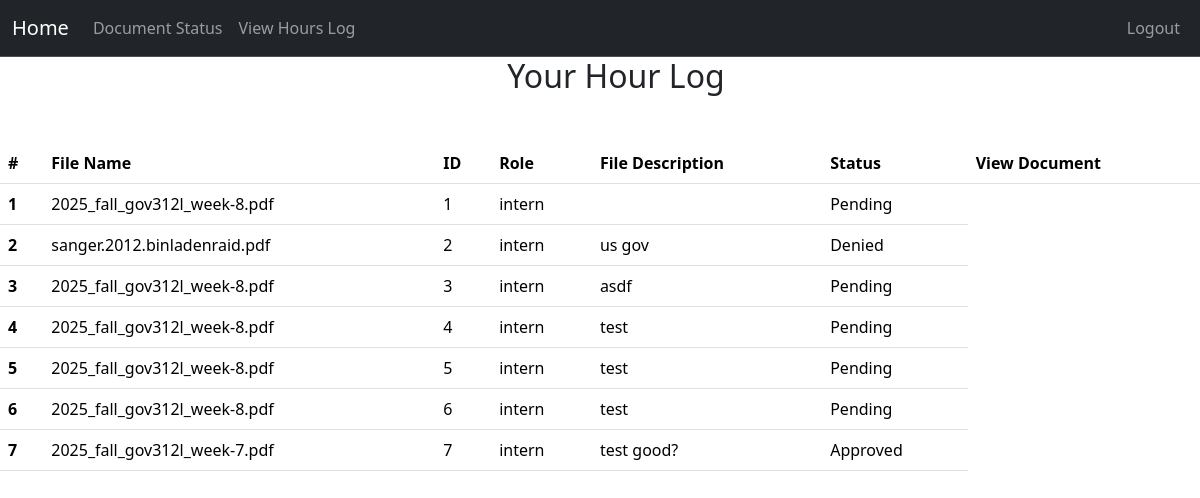
The app's page /specific/log/document (signed in), older data.
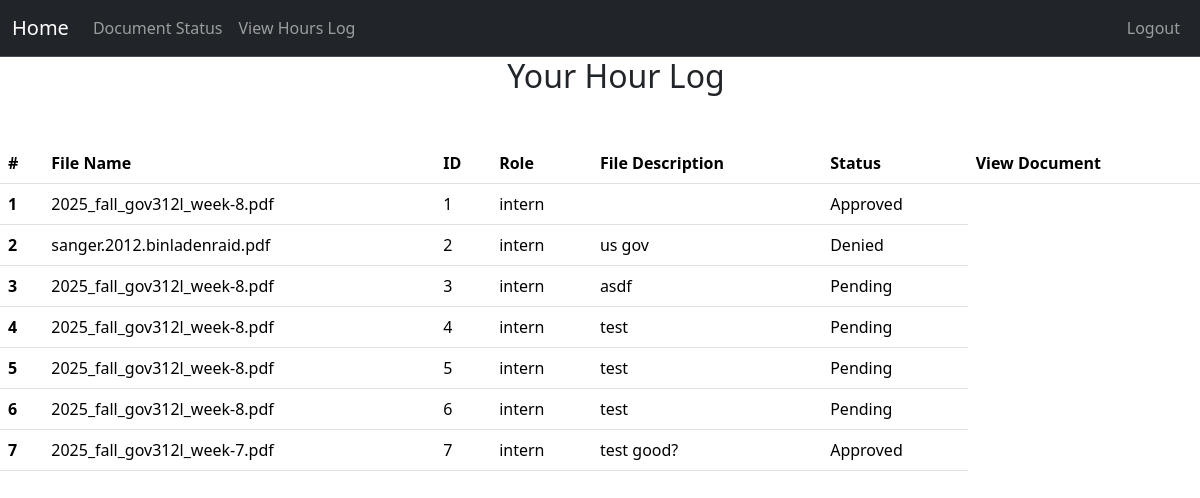
The same page, newer data.
### project/models.py (models this page shows, shortened)
class Document(db.Model):
    __tablename__ = 'documents'
    id: Mapped[int] = mapped_column(primary_key=True)
    filename: Mapped[str] = mapped_column()
    doctype: Mapped[str] = mapped_column()
    status: Mapped[str] = mapped_column(default=("Pending"))  # "pending", "approved", "denied"
    description: Mapped[str] = mapped_column(default="No description provided")
    user: Mapped["User"] = relationship("User", back_populates="documents")
    user_id: Mapped[int] = mapped_column(db.ForeignKey('users.id'), name="fk_documents_user_id")

class User(db.Model, UserMixin):
    __tablename__ = 'users'
    id: Mapped[int] = mapped_column(primary_key=True)
    name: Mapped[str] = mapped_column()
    email: Mapped[str] = mapped_column(unique=True)
    password_hash: Mapped[str] = mapped_column(db.String(128))
    role: Mapped[str] = mapped_column(default="user")  # "user", "volunteer", " intern", "board"
    hours: Mapped[List["Hours"]] = relationship("Hours", back_populates="user", cascade="all, delete-orphan")
    documents: Mapped[List["Document"]] = relationship("Document", back_populates="user", cascade="all, delete-orphan")

### app.py (the view, shortened to what this page needs)
@app.route("/specific/log/document", methods=["GET", "POST"])
@login_required
@permission_required('volunteer')
def specific_log_document():
    user_id = request.args.get('user_id') or request.form.get('user_id')
    return render_template('specific_user_document.html', user=current_user)

### project/models.py (called while the page is built)
@login_manager.user_loader
def load_user(user_id):
    return User.query.get(user_id)

### project/templates/specific_user_document.html (shortened to what this page needs)
{% extends "base.html" %}
{% block content %}
<table class="table table-hover">
    <thead class = "thead-light">
    <tr>
        <th scope="col">#</th>
        <th scope="col">File Name</th>
        <th scope="col">ID</th>
        <th scope="col">Role</th>
        <th scope="col">File Description</th>
        <th scope="col">Status</th>
        <th scope="col">View Document</th>
    </tr>
    </thead>
    <ol>
        {% if current_user.role != "admin" and current_user.role != "board" %}
            <div class="username-header">
                <h2>Your Hour Log</h2>
            </div>
            <br>
            <tbody>
                {% for doc in current_user.documents %}
                    {% set log_num = loop.index %}
                    <tr>
                        <th scope="row">{{log_num}}</th>
                        <td>{{doc.filename}}</td>
                        <td>{{doc.id}}</td>
                        <td>{{current_user.role}}</td>
                        <td>{{doc.description}}</td>
                        <td>{{doc.status}}</td>
                    </tr>
                {% endfor %}
            </tbody>
            </table>
        {% endif %}
{% endblock %}

### project/templates/base.html (shortened to what this page needs)
<!DOCTYPE html>
<html>
  <head>
    <link href="https://cdn.jsdelivr.net/npm/bootstrap@5.3.8/dist/css/bootstrap.min.css" rel="stylesheet">
  </head>
  <body>
    <nav class="navbar navbar-expand bg-dark border-bottom border-body" data-bs-theme="dark">
      <div class="container-fluid d-flex">
        <a class="navbar-brand"
            href="{% if current_user.is_authenticated and current_user.role == 'admin' %}
              {{ url_for('admin_dashboard') }}
            {% elif current_user.is_authenticated and current_user.role == 'board' %}
              {{ url_for('board_dashboard') }}
            {% elif current_user.is_authenticated and current_user.role == 'volunteer' %}
                {{ url_for('volunteer_dashboard') }}
            {% elif current_user.is_authenticated and current_user.role == 'intern' %}
                {{ url_for('intern_dashboard') }}
            {% else %}
              {{ url_for('user_dashboard') }}
          {% endif %}">
          Home
        </a>
        <ul class="navbar-nav mb-2 mb-lg-0 d-flex flex-row">
          {% if current_user.is_authenticated %}
          <li class="nav-item">
            <a class="nav-link" href="{{ url_for('document_status') }}">Document Status</a>
          </li>
          <li class="nav-item">
            <a class="nav-link"
            href="{{ url_for('hours_log') }}">
                View Hours Log </a>
          </li>
          {% endif %}
        </ul>
        {% if current_user.is_authenticated %}
        <ul class="navbar-nav ms-auto mb-2 mb-lg-0">
          <li class="nav-item">
            <a class="nav-link" href="{{url_for('logout')}}">Logout</a>
          </li>
        </ul>
        {% endif %}
      </div>
    </nav>
    {% block content %}
    {% endblock %}
  </body>
</html>

### project/templates/base.html (style rules this page uses)
.username-header { text-align: center; }

Row changes from the older to the newer data that the page shows:
changed Document id 1: status "Pending" → "Approved"
